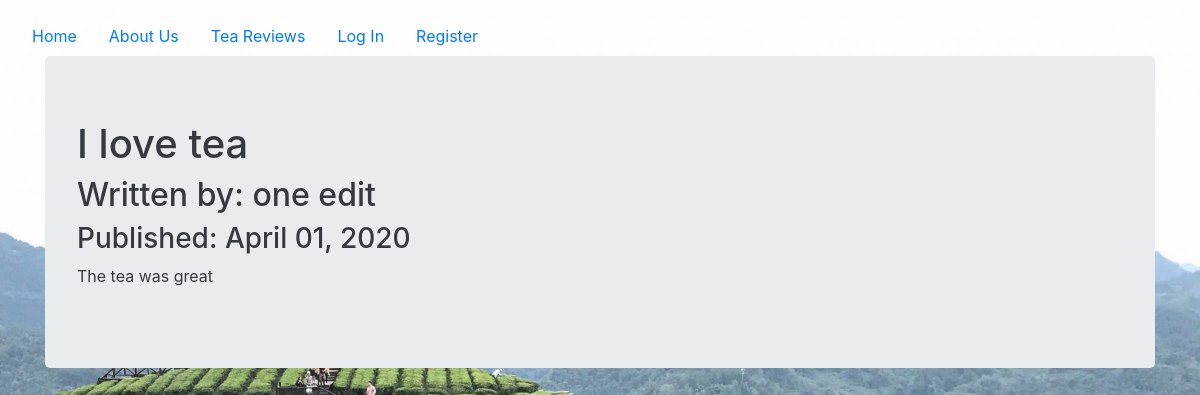
/7, run on the app's committed database.
### onlineshop/models.py (models this page shows, shortened)
class BlogPost(db.Model):
    users = db.relationship(User)
    id = db.Column(db.Integer, primary_key=True)
    user_id = db.Column(db.Integer, db.ForeignKey('users.id'), nullable=False)
    date = db.Column(db.DateTime, nullable=False, default=datetime.utcnow)
    title = db.Column(db.String(140), nullable=False)
    text = db.Column(db.Text, nullable=False)

class User(db.Model, UserMixin):
    __tablename__ = 'users'
    id = db.Column(db.Integer, primary_key = True)
    profile_image = db.Column(db.String(20), nullable=False, default='default_profile.png')
    email = db.Column(db.String(64), unique=True, index=True)
    username = db.Column(db.String(64), unique=True, index=True)
    password_hash = db.Column(db.String(128))
    posts = db.relationship('BlogPost', backref='author', lazy=True)

### onlineshop/users/views.py (the view)
@users.route("/<username>")
def user_posts(username):
    page = request.args.get('page', 1, type=int)
    user = User.query.filter_by(username=username).first_or_404()
    blog_posts = BlogPost.query.filter_by(author=user).order_by(BlogPost.date.desc()).paginate(page=page, per_page=5)
    return render_template('user_blog_posts.html', blog_posts=blog_posts, user=user)

### onlineshop/blog_posts/views.py (called while the page is built)
@blog_posts.route('/<int:blog_post_id>')
def blog_post(blog_post_id):
    blog_post = BlogPost.query.get_or_404(blog_post_id)
    return render_template('blog_post.html',title=blog_post.title,
                            date=blog_post.date,post=blog_post
    )

### onlineshop/templates/blog_post.html (shortened to what this page needs)
{% extends "base.html" %}
{% block content %}
<div class="jumbotron">
  <h1>{{ post.title }}</h1>
  <h2>Written by: {{post.author.username}}</h2>
  <h3>Published: {{ post.date.strftime('%B %d, %Y') }}</h3>
  <p>{{post.text}}</p>
</div>
{% endblock content %}

### onlineshop/templates/base.html (style rules this page uses)
body { background-image: url("/static/background/TeaBackground1.jpg"); background-size: cover; -webkit-background-size: cover; -moz-background-size: cover;*/ }

### data on the page
BlogPost: title "I love tea", date "April 01, 2020", text "The tea was great"
User: author.username "one edit"
